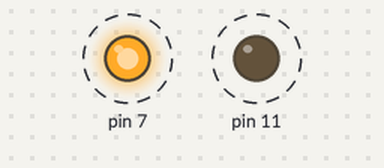
A program run on a simulated Raspberry Pi (header pin numbers). Parts: output pins drawn as LEDs (lit = HIGH). Dashed ring = blinking. What the program prints to the terminal is not drawn. At 4.0 s the program stops and its outputs stay as they are.

Above: at 0.5 s.
Timing chart, 0 to 4.6 s (numbered marks = the images above):
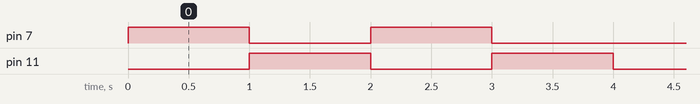

Measured:
- by itself, pin 7: alternates HIGH for 1.0 s and LOW for 1.0 s, 4 changes in all, then stays LOW
- by itself, pin 11: alternates HIGH for 1.0 s and LOW for 1.0 s

The program:

led2.py
```python
import RPi.GPIO as GPIO
import time

GPIO.setmode(GPIO.BOARD)
GPIO.setup(7, GPIO.OUT)
GPIO.setup(11, GPIO.OUT)

GPIO.output(7,True)
GPIO.output(11,False)
time.sleep(1)
GPIO.output(7,False)
GPIO.output(11, True)
time.sleep(1)
GPIO.output(7,True)
GPIO.output(11,False)
time.sleep(1)
GPIO.output(7,False)
GPIO.output(11,True)
time.sleep(1)

print "Done"

GPIO.cleanup()
```
